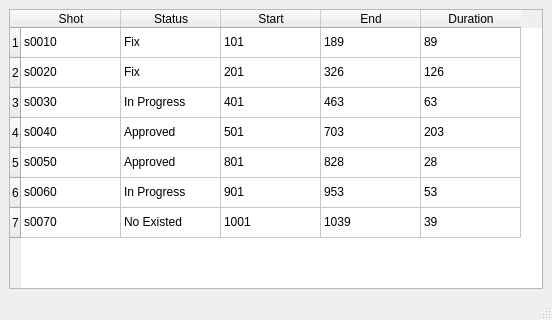
<?xml version="1.0" encoding="UTF-8"?>
<ui version="4.0">
 <class>detial_table_UI</class>
 <widget class="QMainWindow" name="detial_table_UI">
  <property name="geometry">
   <rect>
    <x>0</x>
    <y>0</y>
    <width>552</width>
    <height>320</height>
   </rect>
  </property>
  <property name="windowTitle">
   <string>Scene Detail</string>
  </property>
  <widget class="QWidget" name="centralwidget">
   <layout class="QVBoxLayout" name="verticalLayout">
    <item>
     <widget class="QTableWidget" name="shot_status_tableWidget">
      <property name="showGrid">
       <bool>true</bool>
      </property>
      <property name="gridStyle">
       <enum>Qt::SolidLine</enum>
      </property>
      <property name="rowCount">
       <number>7</number>
      </property>
      <row/>
      <row/>
      <row/>
      <row/>
      <row/>
      <row/>
      <row/>
      <column>
       <property name="text">
        <string>Shot</string>
       </property>
      </column>
      <column>
       <property name="text">
        <string>Status</string>
       </property>
      </column>
      <column>
       <property name="text">
        <string>Start</string>
       </property>
      </column>
      <column>
       <property name="text">
        <string>End</string>
       </property>
      </column>
      <column>
       <property name="text">
        <string>Duration</string>
       </property>
      </column>
      <item row="0" column="0">
       <property name="text">
        <string>s0010</string>
       </property>
      </item>
      <item row="0" column="1">
       <property name="text">
        <string>Fix</string>
       </property>
      </item>
      <item row="0" column="2">
       <property name="text">
        <string>101</string>
       </property>
      </item>
      <item row="0" column="3">
       <property name="text">
        <string>189</string>
       </property>
      </item>
      <item row="0" column="4">
       <property name="text">
        <string>89</string>
       </property>
      </item>
      <item row="1" column="0">
       <property name="text">
        <string>s0020</string>
       </property>
      </item>
      <item row="1" column="1">
       <property name="text">
        <string>Fix</string>
       </property>
      </item>
      <item row="1" column="2">
       <property name="text">
        <string>201</string>
       </property>
      </item>
      <item row="1" column="3">
       <property name="text">
        <string>326</string>
       </property>
      </item>
      <item row="1" column="4">
       <property name="text">
        <string>126</string>
       </property>
      </item>
      <item row="2" column="0">
       <property name="text">
        <string>s0030</string>
       </property>
      </item>
      <item row="2" column="1">
       <property name="text">
        <string>In Progress</string>
       </property>
      </item>
      <item row="2" column="2">
       <property name="text">
        <string>401</string>
       </property>
      </item>
      <item row="2" column="3">
       <property name="text">
        <string>463</string>
       </property>
      </item>
      <item row="2" column="4">
       <property name="text">
        <string>63</string>
       </property>
      </item>
      <item row="3" column="0">
       <property name="text">
        <string>s0040</string>
       </property>
      </item>
      <item row="3" column="1">
       <property name="text">
        <string>Approved</string>
       </property>
      </item>
      <item row="3" column="2">
       <property name="text">
        <string>501</string>
       </property>
      </item>
      <item row="3" column="3">
       <property name="text">
        <string>703</string>
       </property>
      </item>
      <item row="3" column="4">
       <property name="text">
        <string>203</string>
       </property>
      </item>
      <item row="4" column="0">
       <property name="text">
        <string>s0050</string>
       </property>
      </item>
      <item row="4" column="1">
       <property name="text">
        <string>Approved</string>
       </property>
      </item>
      <item row="4" column="2">
       <property name="text">
        <string>801</string>
       </property>
      </item>
      <item row="4" column="3">
       <property name="text">
        <string>828</string>
       </property>
      </item>
      <item row="4" column="4">
       <property name="text">
        <string>28</string>
       </property>
      </item>
      <item row="5" column="0">
       <property name="text">
        <string>s0060</string>
       </property>
      </item>
      <item row="5" column="1">
       <property name="text">
        <string>In Progress</string>
       </property>
      </item>
      <item row="5" column="2">
       <property name="text">
        <string>901</string>
       </property>
      </item>
      <item row="5" column="3">
       <property name="text">
        <string>953</string>
       </property>
      </item>
      <item row="5" column="4">
       <property name="text">
        <string>53</string>
       </property>
      </item>
      <item row="6" column="0">
       <property name="text">
        <string>s0070</string>
       </property>
      </item>
      <item row="6" column="1">
       <property name="text">
        <string>No Existed</string>
       </property>
      </item>
      <item row="6" column="2">
       <property name="text">
        <string>1001</string>
       </property>
      </item>
      <item row="6" column="3">
       <property name="text">
        <string>1039</string>
       </property>
      </item>
      <item row="6" column="4">
       <property name="text">
        <string>39</string>
       </property>
      </item>
     </widget>
    </item>
   </layout>
  </widget>
  <widget class="QStatusBar" name="statusbar"/>
 </widget>
 <resources/>
 <connections/>
</ui>
